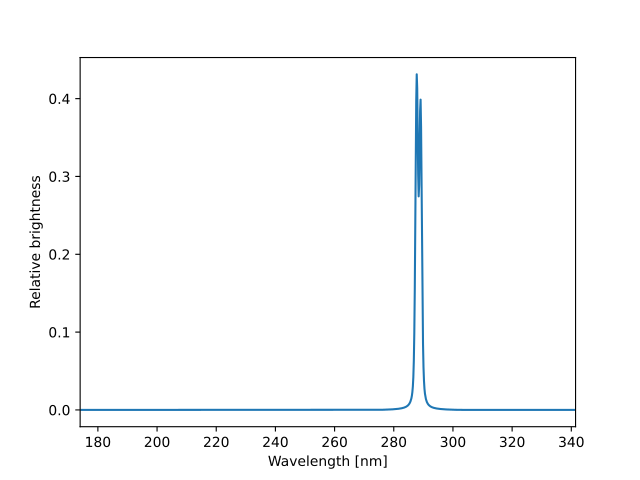

Write Python code to recreate this figure.
import matplotlib.pyplot as plt
import pyuvs as pu

fig, ax = plt.subplots()

template = pu.anc.load_template_co2_plus_uvd()
wavelengths = pu.anc.load_muv_wavelength_centers()
ax.plot(wavelengths, template)
ax.set_xlim(wavelengths[0], wavelengths[-1])
ax.set_xlabel('Wavelength [nm]')
ax.set_ylabel('Relative brightness')

plt.show()
